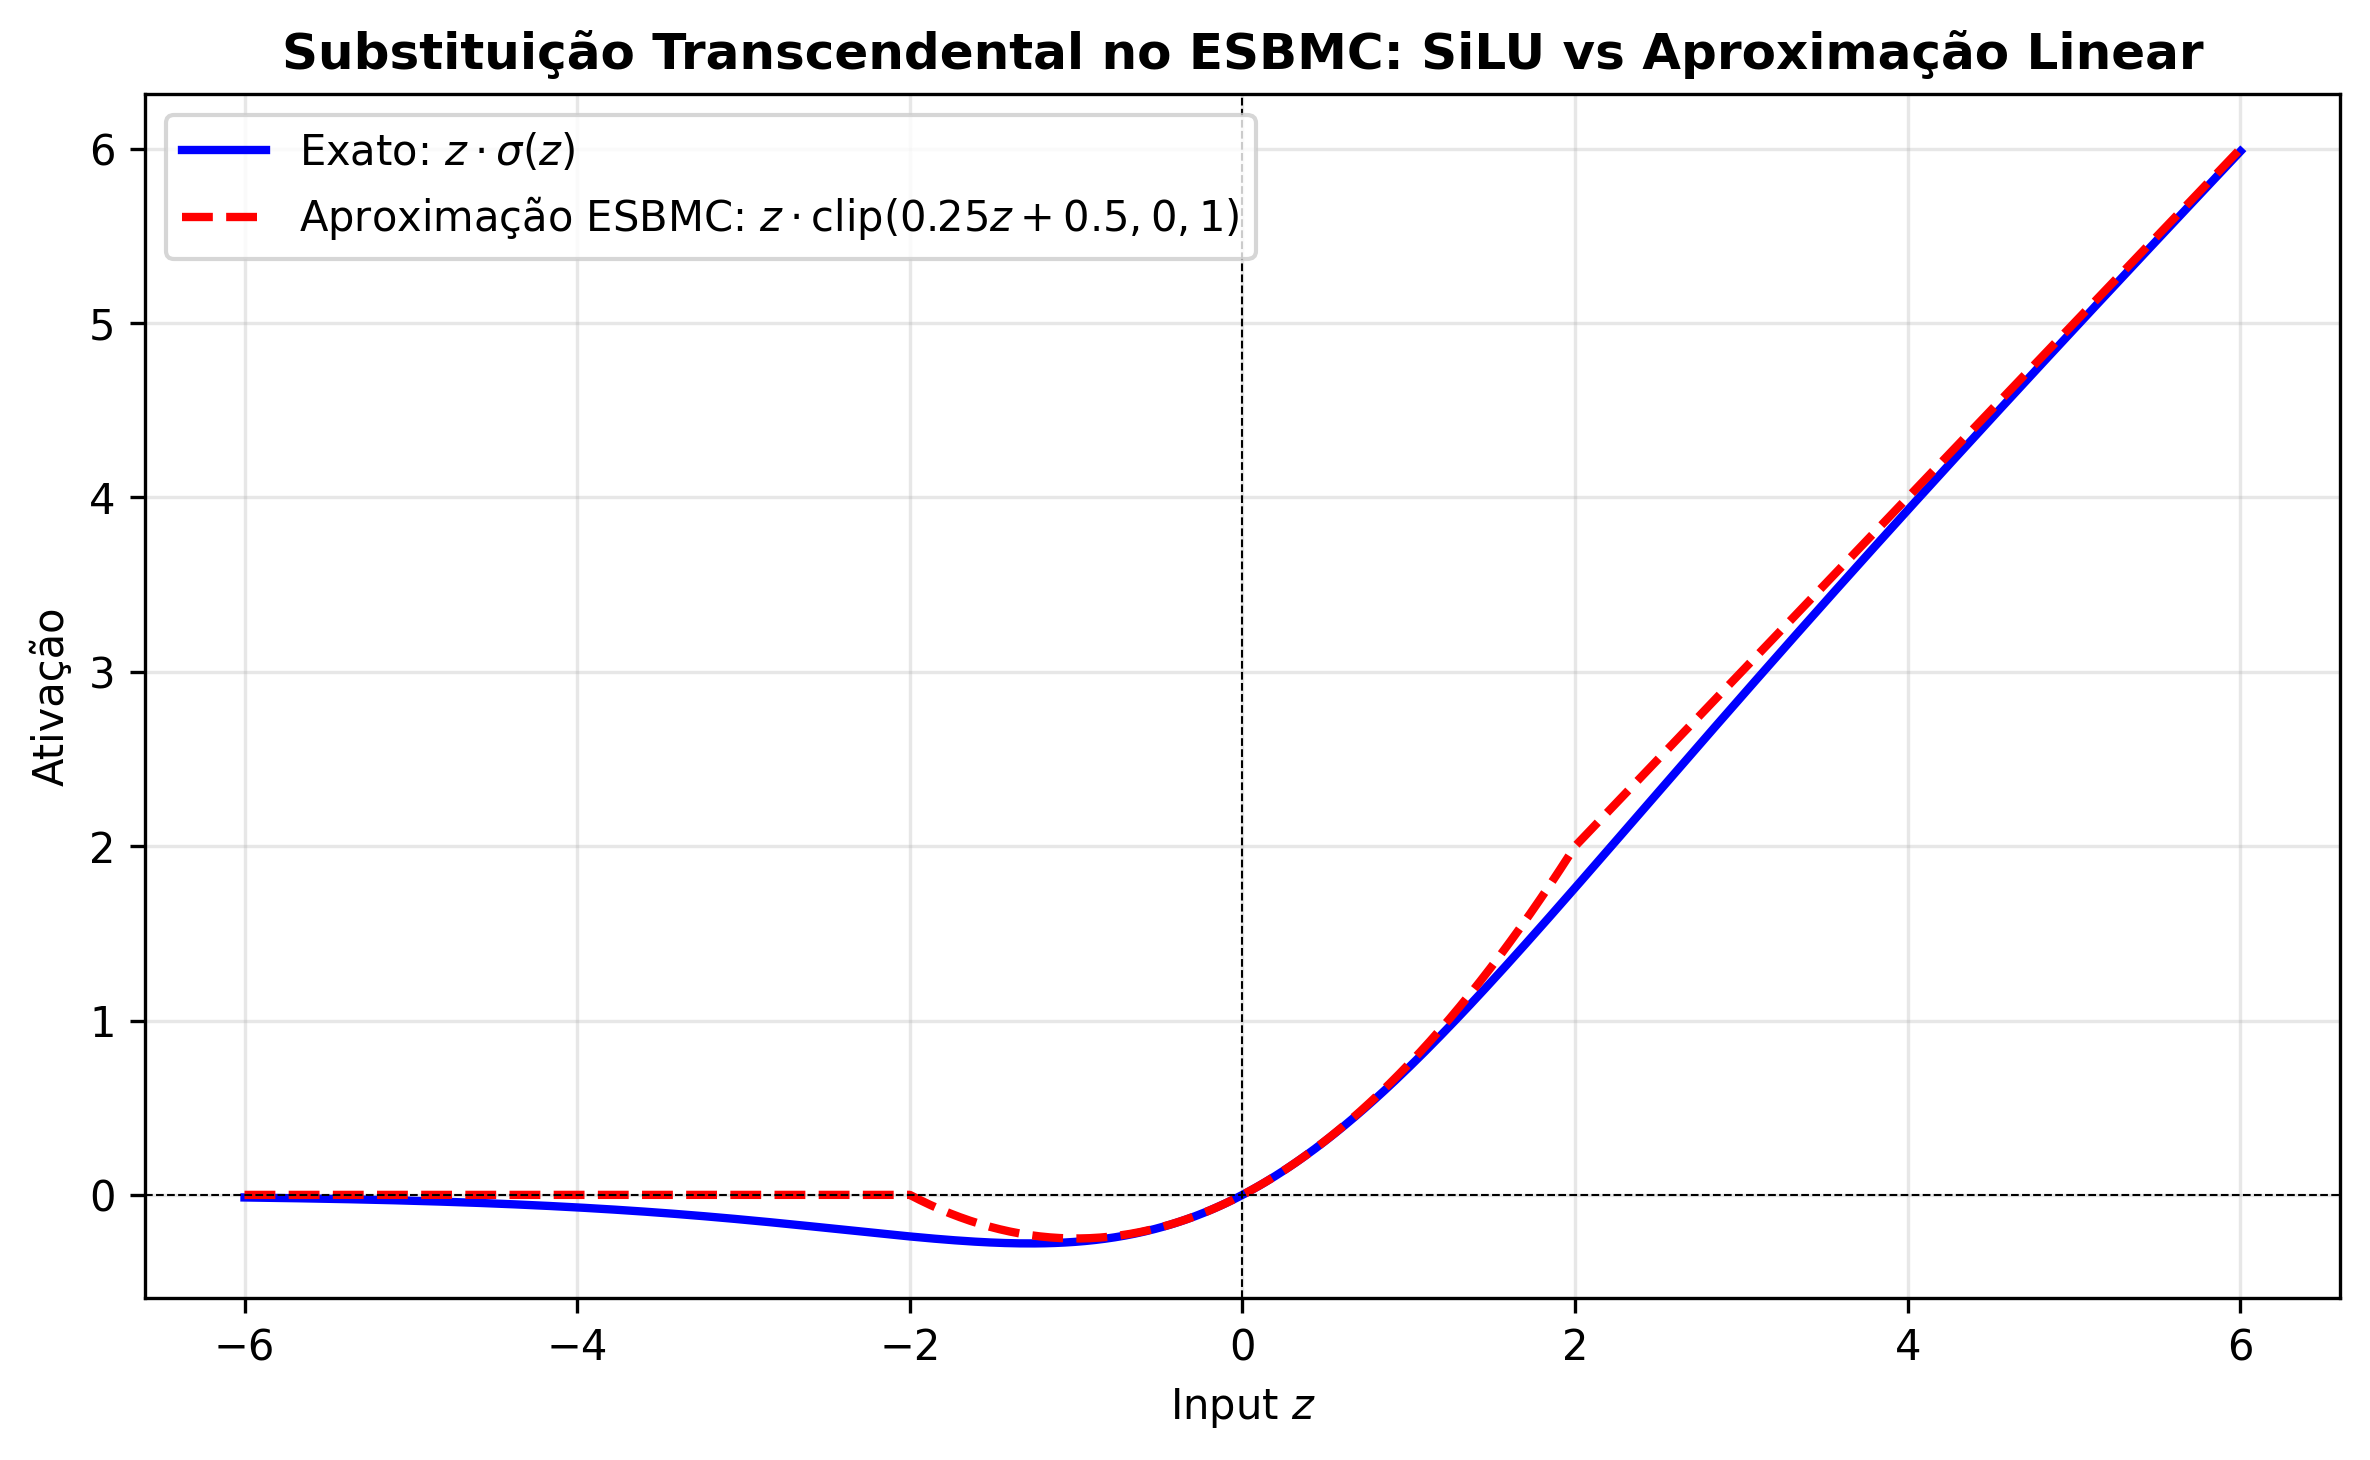

Write Python code to recreate this figure.
import numpy as np
import matplotlib.pyplot as plt

z = np.linspace(-6, 6, 400)
silu_exact = z / (1 + np.exp(-z))
silu_approx = np.clip(0.25 * z + 0.5, 0, 1) * z

plt.figure(figsize=(8, 5))
plt.plot(z, silu_exact, label=r'Exato: $z \cdot \sigma(z)$', color='blue', linewidth=2)
plt.plot(z, silu_approx, label=r'Aproximação ESBMC: $z \cdot \text{clip}(0.25z+0.5, 0, 1)$', color='red', linestyle='--', linewidth=2)
plt.axhline(0, color='black', linewidth=0.5, linestyle='--')
plt.axvline(0, color='black', linewidth=0.5, linestyle='--')
plt.title('Substituição Transcendental no ESBMC: SiLU vs Aproximação Linear', fontweight='bold')
plt.xlabel('Input $z$')
plt.ylabel('Ativação')
plt.legend()
plt.grid(True, alpha=0.3)
plt.tight_layout()
plt.savefig('plot_silu_approx.png', dpi=300, bbox_inches='tight')
print("Saved plot_silu_approx.png")
